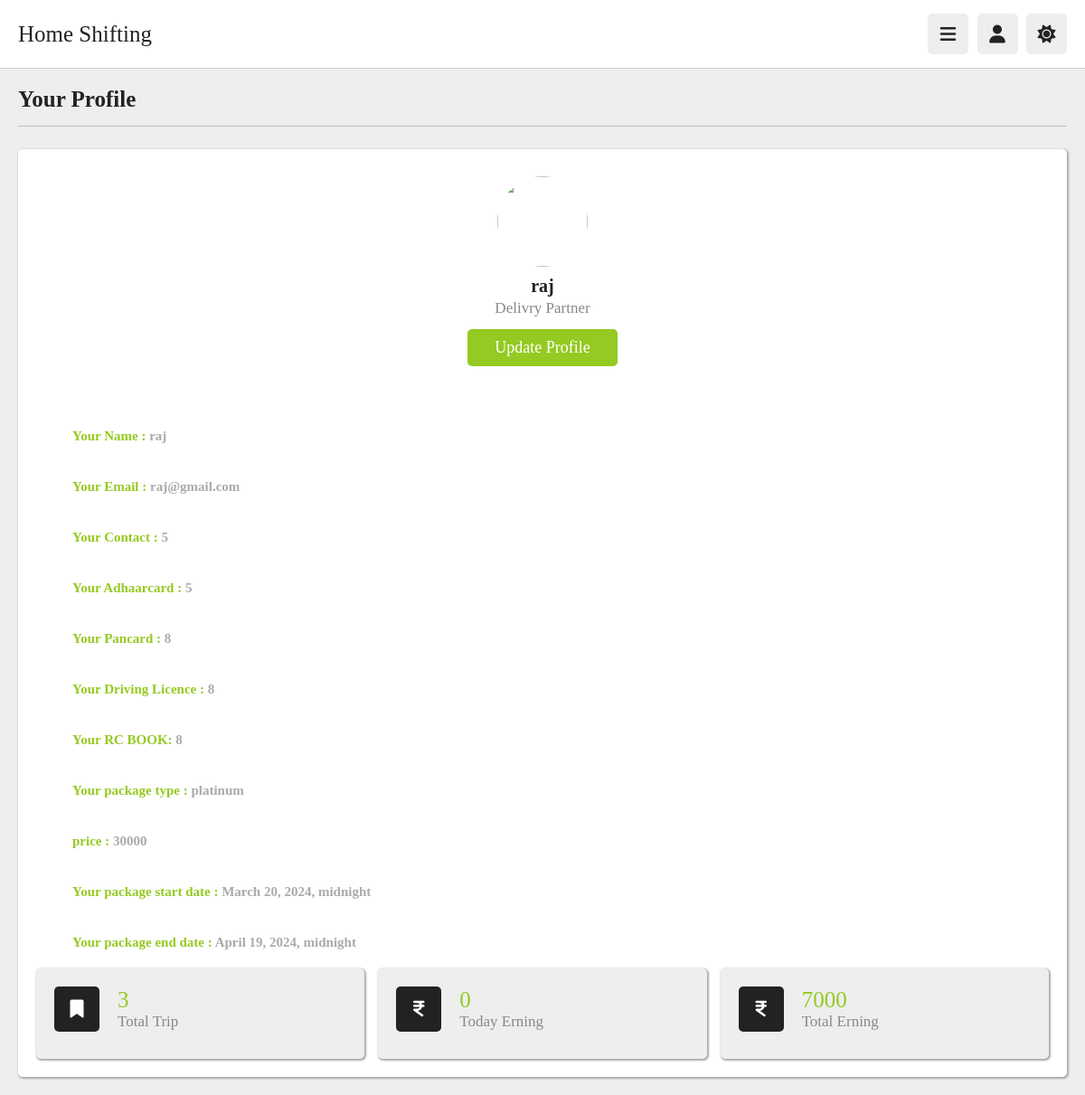
The app's page /partners/profile/ (signed in) with its own data.
### myapp2/models.py (models this page shows, shortened)
class Truckpartner(models.Model):
	t_name = models.CharField(max_length = 30)
	t_email = models.EmailField(unique=True , max_length = 30)
	t_password = models.CharField(max_length = 20)
	t_contact = models.CharField(max_length = 11 , unique = True)
	t_rcnumber = models.CharField(max_length = 50 , unique = True)
	t_aadharcard_details = models.CharField(max_length = 30 , unique = True)
	t_pancard_details = models.CharField(max_length = 30 , unique = True)
	t_drivinglicence_details = models.CharField(max_length = 30 , unique = True)
	t_picture = models.ImageField(upload_to="images/" ,default="images/pic-1.jpg")
	status = models.BooleanField(default = False)
	on_work = models.BooleanField(default = False)
	package_type = models.CharField(max_length=20,null=True)
	price = models.PositiveIntegerField(null=True)
	razorpay_order_id=models.CharField(max_length=100,null=True,blank=True)
	razorpay_payment_id=models.CharField(max_length=100,null=True,blank=True)
	start_date = models.DateTimeField(default=timezone.now)
	end_date = models.DateTimeField(null = True)
	truck_type = models.CharField(max_length=20,null = True)

class Rides(models.Model):
	truckpartner = models.ForeignKey(Truckpartner,on_delete = models.CASCADE, null = True)
	total_trip = models.PositiveIntegerField(default = 0 , null = True)
	start_time = models.DateTimeField(null = True)
	expiry_time = models.DateTimeField(null = True)
	today_earning = models.PositiveBigIntegerField(default = 0, null = True)
	total_earning = models.PositiveBigIntegerField(default = 0, null = True)

### myapp2/views.py (the view)
# urls.py: path('profile/',views.profile,name='profile'),
def profile(request):
    truckpartner = Truckpartner.objects.get(t_email = request.session['temail'])
    ride = Rides.objects.get(truckpartner = truckpartner)
    current_datetime = timezone.now()
    if current_datetime >= ride.expiry_time:
        ride.today_earning = 0
        ride.save()
    print(ride.today_earning)
    return render(request,'profile.html',{"truckpartner":truckpartner , 'ride':ride})

### myapp2/templates/profile.html
{% extends 'header.html' %}
{% load static %}
{% block content %}
<section class="user-profile"  >
   <h1 class="heading">your profile</h1>
   <div class="info" style="box-shadow: 1px 1px 2px 1px #aaaaaa;">
      <div class="user">
         <img src="{{request.session.tpicture}}" alt="">
         <h3>{{request.session.tname}}</h3>
         <p>Delivry Partner</p>
         <a href="{% url 'update' %}" class="inline-btn">update profile</a>
      </div>
      <div class="box" >
         <h2 style="color: #94CA21; padding-top: 39px; padding-left: 40px;">Your Name : <span style="color:#aaaaaa;">{{truckpartner.t_name}}</span></h2>
         <h2 style="color: #94CA21; padding-top: 39px; padding-left: 40px;">Your Email : <span style="color:#aaaaaa;">{{truckpartner.t_email}}</span></h2>
         <h2 style="color: #94CA21; padding-top: 39px; padding-left: 40px;">Your Contact : <span style="color:#aaaaaa;">{{truckpartner.t_contact}}</span></h2>
         <h2 style="color: #94CA21; padding-top: 39px; padding-left: 40px;">Your Adhaarcard : <span style="color:#aaaaaa;">{{truckpartner.t_aadharcard_details}}</span></h2>
         <h2 style="color: #94CA21; padding-top: 39px; padding-left: 40px;">Your Pancard : <span style="color:#aaaaaa;">{{truckpartner.t_pancard_details}}</span></h2>
         <h2 style="color: #94CA21; padding-top: 39px; padding-left: 40px;">Your Driving Licence : <span style="color:#aaaaaa;">{{truckpartner.t_drivinglicence_details}}</span></h2>
         <h2 style="color: #94CA21; padding-top: 39px; padding-left: 40px;">Your RC BOOK: <span style="color:#aaaaaa;">{{truckpartner.t_rcnumber}}</span></h2>
         <h2 style="color: #94CA21; padding-top: 39px; padding-left: 40px;">Your package type : <span style="color:#aaaaaa;">{{truckpartner.package_type}}</span></h2>
         <h2 style="color: #94CA21; padding-top: 39px; padding-left: 40px;">price : <span style="color:#aaaaaa;">{{truckpartner.price}}</span></h2>
         <h2 style="color: #94CA21; padding-top: 39px; padding-left: 40px;">Your package start date : <span style="color:#aaaaaa;">{{truckpartner.start_date}}</span></h2>
         <h2 style="color: #94CA21; padding-top: 39px; padding-left: 40px;">Your package end date : <span style="color:#aaaaaa;">{{truckpartner.end_date}}</span></h2>
      </div>
      <div class="box-container" style="margin-top: 20px;">
         <div class="box" style="box-shadow: 1px 1px 2px 1px #aaaaaa;">
            <div class="flex">
               <i class="fas fa-bookmark"></i>
               <div>
                  <span>{{ride.total_trip}}</span>
                  <p>Total Trip</p>
               </div>
            </div>
         </div>
         <div class="box" style="box-shadow: 1px 1px 2px 1px #aaaaaa;"  >
            <div class="flex">
               <i class="fa-solid fa-indian-rupee-sign"></i>
               <div>
                  <span>{{ride.today_earning}}</span>
                  <p>Today Erning</p>
               </div>
            </div>
         </div>
         <div class="box" style="box-shadow: 1px 1px 2px 1px #aaaaaa;">
            <div class="flex">
               <i class="fa-solid fa-indian-rupee-sign"></i>
               <div>
                  <span>{{ride.total_earning}}</span>
                  <p>Total Erning</p>
               </div>
            </div>
         </div>
      </div>
   </div>
</section>
{% endblock %}

### myapp2/static/css/style.css (style rules this page uses)
:root { --main-color:#94CA21; --red:#e74c3c; --orange:#f39c12; --light-color:#888; --light-bg:#eee; --black:#222222; --white:#fff; --border:.1rem solid rgba(0,0,0,.2); }
* { font-family: 'Kalam', cursive; margin:0; padding:0; box-sizing: border-box; outline: none; border:none; text-decoration: none; }
html { font-size: 62.5%; overflow-x: hidden; }
body { background-color: var(--light-bg); padding-left: 30rem; }
section { padding:2rem; margin: 0 auto; max-width: 1200px; }
.heading { font-size: 2.5rem; color:var(--black); margin-bottom: 2.5rem; border-bottom: var(--border); padding-bottom: 1.5rem; text-transform: capitalize; }
.inline-btn, .inline-option-btn, .inline-delete-btn, .btn, .delete-btn, .option-btn { border-radius: .5rem; color:#fff; font-size: 1.8rem; cursor: pointer; text-transform: capitalize; padding:1rem 3rem; text-align: center; margin-top: 1rem; }
.inline-btn, .inline-option-btn, .inline-delete-btn { display: inline-block; }
.btn, .inline-btn { background-color: var(--main-color); }
.user-profile .info { background-color: var(--white); border-radius: .5rem; padding: 2rem; }
.user-profile .info .user { text-align: center; margin-bottom: 2rem; padding: 1rem; }
.user-profile .info .user img { height: 10rem; width: 10rem; border-radius: 50%; object-fit: cover; margin-bottom: 1rem; }
.user-profile .info .user h3 { font-size: 2rem; color: var(--black); }
.user-profile .info .user p { font-size: 1.7rem; color: var(--light-color); padding: .3rem 0; }
.user-profile .info .box-container { display: flex; flex-wrap: wrap; gap: 1.5rem; }
.user-profile .info .box-container .box { background-color: var(--light-bg); border-radius: .5rem; padding: 2rem; flex: 1 1 25rem; }
.user-profile .info .box-container .box .flex { display: flex; align-items: center; gap: 2rem; margin-bottom: 1rem; }
.user-profile .info .box-container .box .flex i { font-size:2rem; color: var(--white); background-color: var(--black); text-align: center; border-radius: .5rem; height: 5rem; width: 5rem; line-height: 4.9rem; }
.user-profile .info .box-container .box .flex span { font-size: 2.5rem; color: var(--main-color); }
.user-profile .info .box-container .box .flex p { color: var(--light-color); font-size: 1.7rem; }
@media (max-width:1200px) { body { padding-left: 0; } }

### records on screen
Truckpartner: t_name "raj", t_email "raj@gmail.com", t_contact "5", t_aadharcard_details "5", t_pancard_details "8", t_drivinglicence_details "8", t_rcnumber "8", package_type "platinum", price "30000", start_date "March 20, 2024, midnight", end_date "April 19, 2024, midnight"
Rides: total_trip "3", today_earning "0", total_earning "7000"

### other values on screen
{{ request.session.tname }} "raj"
